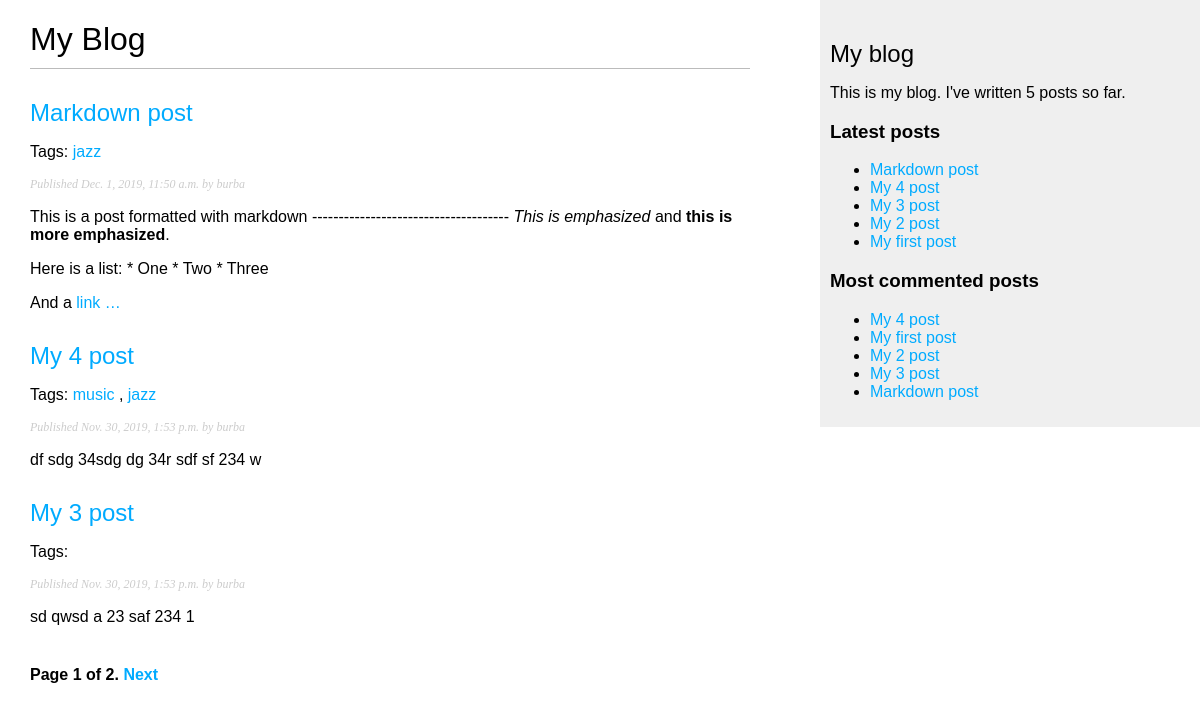
Screenshot of /blog/ with the database file from the repository.
### blog/models.py (models this page shows, shortened)
class Post(models.Model):
    STATUS_CHOICES = (
        ('draft', 'Draft'),
        ('published', 'Published'),
    )
    title = models.CharField(max_length = 250)
    slug = models.SlugField(max_length = 250, unique_for_date = 'publish')
    author = models.ForeignKey(User, on_delete = models.CASCADE, related_name = 'blog_posts')
    body = models.TextField()
    publish = models.DateTimeField(default = timezone.now)
    created = models.DateTimeField(auto_now_add = True)
    updated = models.DateTimeField(auto_now = True)
    status = models.CharField(max_length = 10, choices = STATUS_CHOICES, default = 'draft')
    objects = models.Manager()
    published = PublishedManager()
    tags = TaggableManager()
    class Meta:
        ordering = ('-publish',)
    def get_absolute_url(self):
        return reverse('blog:post_detail', args=[self.publish.year,
            self.publish.month, self.publish.day, self.slug])

### blog/views.py (the view)
# urls.py: path('', views.post_list, name = 'post_list'),
def post_list(request, tag_slug = None):
	object_list = Post.published.all()
	tag = None
	if tag_slug:
		tag = get_object_or_404(Tag, slug = tag_slug)
		object_list = object_list.filter(tags__in = [tag])
	paginator = Paginator(object_list, 3)
	page = request.GET.get('page')
	try:
		posts = paginator.page(page)
	except PageNotAnInteger:
		posts = paginator.page(1)
	except EmptyPage:
		posts = paginator.page(paginator.num_pages)
	return render (request, 'blog/post/list.html', {'posts':posts, 'tag':tag})

### blog/models.py (called while the page is built)
    def get_queryset(self):
        return super().get_queryset().filter(status = 'published')

### blog/templatetags/blog_tags.py (called while the page is built)
@register.simple_tag
def total_posts():
    return Post.published.count()

@register.simple_tag
def get_most_commented_posts(count=5):
    return Post.published.annotate(total_comments=Count('comments')).order_by('-total_comments')[:count]

@register.inclusion_tag('blog/post/latest_posts.html')
def show_latest_posts(count = 5):
    latest_posts = Post.published.order_by('-publish')[:count]
    return {'latest_posts':latest_posts}

@register.filter(name='markdown')
def markdown_format(text):
    return mark_safe(markdown.markdown(text))

### blog/templates/blog/post/list.html (shortened to what this page needs)
{% extends "blog/base.html" %}
{% load blog_tags %}
{% block content %}
  <h1>My Blog</h1>
  {% for post in posts %}
  <h2>
    <a href="{{ post.get_absolute_url }}">{{ post.title }}</a>
  </h2>
    <p class="tags">
      Tags:
        {% for tag in post.tags.all %}
          <a href="{% url "blog:post_list_by_tag" tag.slug %}">{{ tag.name }}</a>
          {% if not forloop.last %}, {% endif %}
        {% endfor %}
    </p>
  <p class="date">Published {{ post.publish }} by {{ post.author }}</p>
  {{ post.body|markdown|truncatewords_html:30 }}
  {% endfor %}
  {% include "blog/pagination.html" with page=posts %}
{% endblock %}

### blog/templates/blog/base.html (shortened to what this page needs)
{% load blog_tags %}
{% load static %}
<!DOCTYPE html>
<html>
  <head>
      <link href="{% static "css/blog.css" %}" rel="stylesheet">
  </head>
   <body>
    <div id="content">
      {% block content %}{% endblock %}
    </div>
    <div id="sidebar">
      <h2>My blog</h2>
      <p>This is my blog. I've written {% total_posts %} posts so far. </p>
      <h3>Latest posts</h3>
      {% show_latest_posts %}
      <h3>Most commented posts</h3>
      {% get_most_commented_posts as most_commented_posts %}
      <ul>
        {% for post in most_commented_posts %}
          <li><a href="{{ post.get_absolute_url }}">{{ post.title }}</a></li>
        {% endfor %}
      </ul>
    </div>
  </body>
</html>

### blog/templates/blog/post/latest_posts.html
<ul>
  {% for post in latest_posts %}
    <li><a href="{{ post.get_absolute_url }}">{{ post.title }}</a></li>
  {% endfor %}
</ul>

### blog/static/css/blog.css (style rules this page uses)
body { margin:0; padding:0; font-family:helvetica, sans-serif; }
a { color:#00abff; text-decoration:none; }
h1 { font-weight:normal; border-bottom:1px solid #bbb; padding:0 0 10px 0; }
h2 { font-weight:normal; margin:30px 0 0; }
#content { float:left; width:60%; padding:0 0 0 30px; }
#sidebar { float:right; width:30%; padding:10px; background:#efefef; height:100%; }
p.date { color:#ccc; font-family: georgia, serif; font-size: 12px; font-style: italic; }

### rows the page displays
Post: title "Markdown post", publish "Dec. 1, 2019, 11:50 a.m.", author "burba", body "This is a post formatted with markdown ------------------------------------- This is emphasized and this is more emphasized . Here is a list: * One * Two * Three And a link …"
Tag: name "jazz"
Post: title "My 4 post", publish "Nov. 30, 2019, 1:53 p.m.", author "burba", body "df sdg 34sdg dg 34r sdf sf 234 w"
Tag: name "music"
Post: title "My 3 post", publish "Nov. 30, 2019, 1:53 p.m.", author "burba", body "sd qwsd a 23 saf 234 1"
Post: title "My 2 post"
Post: title "My first post"

### other values shown
{{ page.number }} "1"
{{ page.paginator.num_pages }} "2"
